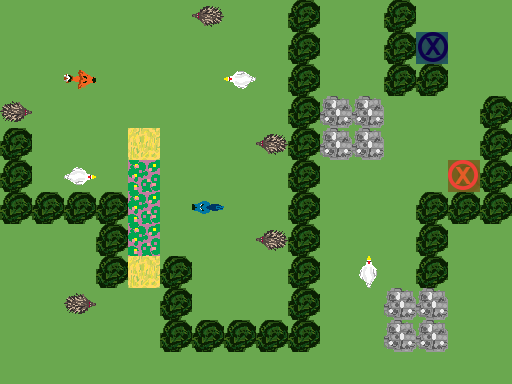

A level layout from a 2D game, rendered from its tile map. Below: a short description, then the map file with its tile-grid data intact:
An orthogonal 16x12 tile map with 32x32 px tiles, 3 tile layers (Ground, Obstacles, Objects), 1 hidden layer not drawn.

<map version="1.0" orientation="orthogonal" renderorder="right-down" width="16" height="12" tilewidth="32" tileheight="32" nextobjectid="1">
 <tileset firstgid="1" name="TilesetPlaceholder" tilewidth="32" tileheight="32" tilecount="240" columns="10">
  <image source="../../Tileset.png" width="320" height="768" />
 </tileset>
 <layer name="Ground" width="16" height="12">
  <data encoding="csv">
1,1,1,1,1,1,1,1,1,1,1,1,1,1,1,1,
1,1,1,1,1,1,1,1,1,1,1,1,1,1,1,1,
1,1,1,1,1,1,1,1,1,1,1,1,1,1,1,1,
1,1,1,1,1,1,1,1,1,1,1,1,1,1,1,1,
1,1,1,1,2,1,1,1,1,1,1,1,1,1,1,1,
1,1,1,1,3,1,1,1,1,1,1,1,1,1,1,1,
1,1,1,1,3,1,1,1,1,1,1,1,1,1,1,1,
1,1,1,1,3,1,1,1,1,1,1,1,1,1,1,1,
1,1,1,1,2,1,1,1,1,1,1,1,1,1,1,1,
1,1,1,1,1,1,1,1,1,1,1,1,1,1,1,1,
1,1,1,1,1,1,1,1,1,1,1,1,1,1,1,1,
1,1,1,1,1,1,1,1,1,1,1,1,1,1,1,1
</data>
 </layer>
 <layer name="Obstacles" width="16" height="12">
  <data encoding="csv">
0,0,0,0,0,0,0,0,0,42,0,0,42,0,0,0,
0,0,0,0,0,0,0,0,0,42,0,0,42,0,0,0,
0,0,0,0,0,0,0,0,0,42,0,0,42,42,0,0,
0,0,0,0,0,0,0,0,0,42,43,43,0,0,0,42,
42,0,0,0,0,0,0,0,0,42,43,43,0,0,0,42,
42,0,0,0,0,0,0,0,0,42,0,0,0,0,0,42,
42,42,42,42,0,0,0,0,0,42,0,0,0,42,42,42,
0,0,0,42,0,0,0,0,0,42,0,0,0,42,0,0,
0,0,0,42,0,42,0,0,0,42,0,0,0,42,0,0,
0,0,0,0,0,42,0,0,0,42,0,0,43,43,0,0,
0,0,0,0,0,42,42,42,42,42,0,0,43,43,0,0,
0,0,0,0,0,0,0,0,0,0,0,0,0,0,0,0
</data>
 </layer>
 <layer name="Objects" width="16" height="12">
  <data encoding="csv">
0,0,0,0,0,0,1610612877,0,0,0,0,0,0,0,0,0,
0,0,0,0,0,0,0,0,0,0,0,0,0,182,0,0,
0,0,2684354751,0,0,0,0,1610612921,0,0,0,0,0,0,0,0,
2684354701,0,0,0,0,0,0,0,0,0,0,0,0,0,0,0,
0,0,0,0,0,0,0,0,1610612877,0,0,0,0,0,0,0,
0,0,2684354745,0,0,0,0,0,0,0,0,0,0,0,181,0,
0,0,0,0,0,0,1610612928,0,0,0,0,0,0,0,0,0,
0,0,0,0,0,0,0,0,1610612877,0,0,0,0,0,0,0,
0,0,0,0,0,0,0,0,0,0,0,185,0,0,0,0,
0,0,2684354701,0,0,0,0,0,0,0,0,0,0,0,0,0,
0,0,0,0,0,0,0,0,0,0,0,0,0,0,0,0,
0,0,0,0,0,0,0,0,0,0,0,0,0,0,0,0
</data>
 </layer>
 <layer name="Solution" width="16" height="12" visible="0">
  <data encoding="csv">
0,0,0,0,0,0,0,0,0,0,0,0,0,0,0,0,
0,0,0,0,0,0,0,0,0,0,0,0,0,0,0,0,
0,0,0,222,222,0,0,0,0,0,0,0,0,0,0,0,
0,0,0,0,222,0,0,0,0,0,0,0,233,233,0,0,
0,0,0,0,0,0,0,0,0,0,0,0,0,233,0,0,
0,223,223,223,223,0,0,0,0,0,233,233,233,233,0,0,
0,0,0,0,223,222,0,0,0,0,233,0,0,0,0,0,
0,0,0,0,223,0,0,0,0,0,233,0,0,0,0,0,
0,0,0,0,0,0,0,0,0,0,233,0,0,0,0,0,
0,0,0,0,232,0,0,0,0,0,233,0,0,0,0,0,
0,0,0,0,233,0,0,0,0,0,233,0,0,0,0,0,
0,0,0,0,233,233,233,233,233,233,233,0,0,0,0,0
</data>
 </layer>
</map>
